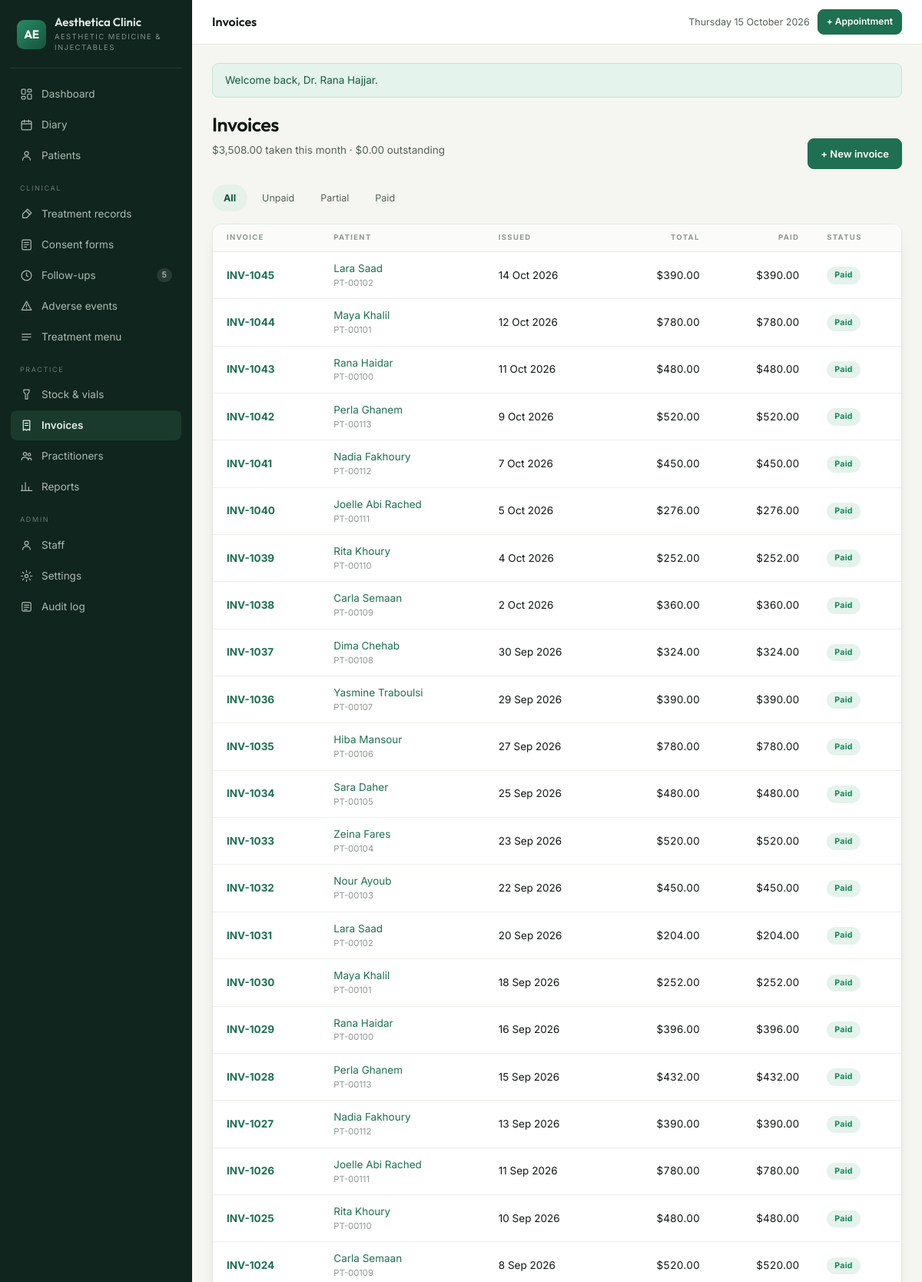
The page /invoices (signed in, upper part) on the database its author committed.
### tables this page shows
CREATE TABLE `invoices` (
  `id` int(10) unsigned NOT NULL AUTO_INCREMENT,
  `number` varchar(20) NOT NULL,
  `patient_id` int(10) unsigned NOT NULL,
  `appointment_id` int(10) unsigned DEFAULT NULL,
  `issued_at` datetime NOT NULL DEFAULT current_timestamp(),
  `subtotal` decimal(10,2) NOT NULL DEFAULT 0.00,
  `discount` decimal(10,2) NOT NULL DEFAULT 0.00,
  `total` decimal(10,2) NOT NULL DEFAULT 0.00,
  `amount_paid` decimal(10,2) NOT NULL DEFAULT 0.00,
  `status` enum('unpaid','partial','paid','void') NOT NULL DEFAULT 'unpaid',
  `created_by` int(10) unsigned DEFAULT NULL,
  PRIMARY KEY (`id`),
  UNIQUE KEY `uq_invoice_number` (`number`),
  KEY `ix_invoice_patient` (`patient_id`),
  KEY `ix_invoice_issued` (`issued_at`),
  KEY `fk_inv_appt` (`appointment_id`),
  KEY `fk_inv_user` (`created_by`),
  CONSTRAINT `fk_inv_appt` FOREIGN KEY (`appointment_id`) REFERENCES `appointments` (`id`) ON DELETE SET NULL,
  CONSTRAINT `fk_inv_patient` FOREIGN KEY (`patient_id`) REFERENCES `patients` (`id`) ON DELETE CASCADE,
  CONSTRAINT `fk_inv_user` FOREIGN KEY (`created_by`) REFERENCES `users` (`id`) ON DELETE SET NULL
);

CREATE TABLE `patients` (
  `id` int(10) unsigned NOT NULL AUTO_INCREMENT,
  `code` varchar(20) NOT NULL COMMENT 'human reference, e.g. PT-00142',
  `full_name` varchar(140) NOT NULL,
  `date_of_birth` date DEFAULT NULL,
  `gender` enum('female','male','other') DEFAULT NULL,
  `phone` varchar(40) NOT NULL,
  `email` varchar(160) DEFAULT NULL,
  `address` varchar(255) DEFAULT NULL,
  `source` enum('instagram','referral','walk_in','google','facebook','other') NOT NULL DEFAULT 'other',
  `notes` text DEFAULT NULL,
  `created_by` int(10) unsigned DEFAULT NULL,
  `created_at` datetime NOT NULL DEFAULT current_timestamp(),
  `updated_at` datetime NOT NULL DEFAULT current_timestamp() ON UPDATE current_timestamp(),
  PRIMARY KEY (`id`),
  UNIQUE KEY `uq_patients_code` (`code`),
  KEY `ix_patients_name` (`full_name`),
  KEY `ix_patients_phone` (`phone`),
  KEY `fk_patients_user` (`created_by`),
  CONSTRAINT `fk_patients_user` FOREIGN KEY (`created_by`) REFERENCES `users` (`id`) ON DELETE SET NULL
);

### app/Core/View.php (called while the page is built, shortened)
<?php
final class View
{
    private static string $base = '';
    public static function setBase(string $base): void
    {
        self::$base = rtrim($base, '/');
    }
    public static function url(string $path = '/'): string
    {
        return self::$base . '/' . ltrim($path, '/');
    }
    public static function render(string $template, array $data = []): void
    {
        $content = self::capture($template, $data);
    }
    public static function capture(string $template, array $data = []): string
    {
        extract($data, EXTR_SKIP);
        require __DIR__ . "/../Views/$template.php";
        return (string) ob_get_clean();
    }
}

### app/Core/Controller.php (called while the page is built, shortened)
<?php
abstract class Controller
{
    protected function view(string $template, array $data = []): void
    {
        View::render($template, $data);
    }
    protected function query(string $key, ?string $default = null): ?string
    {
        $v = $_GET[$key] ?? $default;
        return is_string($v) ? trim($v) : $default;
    }
}

### app/Controllers/InvoiceController.php (called while the page is built, shortened)
<?php
final class InvoiceController extends Controller
{
    public function index(): void
    {
        $status = $this->query('status', '');
        $where = '';
        $params = [];
        $this->view('invoices/index', [
            'title'  => 'Invoices',
            'status' => $status,
            'invoices' => DB::all(
                "SELECT i.*, p.full_name AS patient_name, p.code
                   FROM invoices i JOIN patients p ON p.id = i.patient_id
                   $where
                  ORDER BY i.issued_at DESC LIMIT 150", $params
            ),
            'totals' => [
                'outstanding' => (float) DB::value(
                    "SELECT COALESCE(SUM(total - amount_paid),0) FROM invoices WHERE status IN ('unpaid','partial')"
                ),
                'month' => (float) DB::value(
                    'SELECT COALESCE(SUM(amount),0) FROM payments WHERE paid_at >= ?', [date('Y-m-01 00:00:00')]
                ),
            ],
        ]);
    }
}

### public/index.php (called while the page is built, shortened)
<?php
require __DIR__ . '/../app/Core/View.php';
require __DIR__ . '/../app/helpers.php';
$config = require __DIR__ . '/../config/config.php';
date_default_timezone_set($config['app']['timezone']);
$uri = $_SERVER['REQUEST_URI'] ?? '/';
$router = new Router();
try {
    $router->dispatch($_SERVER['REQUEST_METHOD'] ?? 'GET', $uri ?: '/');
} catch (Throwable $e) {
    http_response_code(500);
    if ($config['app']['debug']) {
        echo '<pre style="padding:20px;font:13px/1.6 monospace">'
            . htmlspecialchars($e->getMessage() . "\n\n" . $e->getTraceAsString()) . '</pre>';
    } else {
        View::render('errors/500', ['title' => 'Something went wrong']);
    }
}

### app/Core/Database.php (called while the page is built, shortened)
<?php
final class Database
{
    private static ?PDO $pdo = null;
    public static function connect(array $cfg): void
    {
        $dsn = "mysql:host={$cfg['host']};dbname={$cfg['name']};charset={$cfg['charset']}";
        self::$pdo = new PDO($dsn, $cfg['user'], $cfg['pass'], [
            PDO::ATTR_ERRMODE            => PDO::ERRMODE_EXCEPTION,
            PDO::ATTR_DEFAULT_FETCH_MODE => PDO::FETCH_ASSOC,
            PDO::ATTR_EMULATE_PREPARES   => false,
        ]);
    }
    public static function pdo(): PDO
    {
        return self::$pdo;
    }
    public static function run(string $sql, array $params = []): PDOStatement
    {
        $stmt = self::pdo()->prepare($sql);
        $stmt->execute($params);
        return $stmt;
    }
    public static function all(string $sql, array $params = []): array
    {
        return self::run($sql, $params)->fetchAll();
    }
}

### app/helpers.php (called while the page is built, shortened)
<?php
if (!function_exists('e')) {
    function e(mixed $value): string
    {
        return htmlspecialchars((string) $value, ENT_QUOTES | ENT_SUBSTITUTE, 'UTF-8');
    }
}
if (!function_exists('url')) {
    function url(string $path = '/'): string
    {
        return View::url($path);
    }
}
if (!function_exists('money')) {
    function money(float|string|null $amount, bool $symbol = true): string
    {
        $v = number_format((float) $amount, 2);
        return $symbol ? setting('currency_symbol', '$') . $v : $v;
    }
}
if (!function_exists('d')) {
    function d(?string $value, string $format = 'j M Y'): string
    {
        return $value ? date($format, strtotime($value)) : '—';
    }
}
if (!function_exists('setting')) {
    function setting(string $key, string $default = ''): string
    {
        static $cache = null;
        if ($cache === null) {
            try {
                $cache = array_column(DB::all('SELECT `key`, `value` FROM settings'), 'value', 'key');
            } catch (Throwable) {
                $cache = [];
            }
        }
        return $cache[$key] ?? $default;
    }
}
if (!function_exists('statusClass')) {
    function statusClass(string $status): string
    {
        return match ($status) {
            'completed' => 'ok',
            'in_room'   => 'live',
            'arrived'   => 'live',
            'confirmed' => 'info',
            'booked'    => 'muted',
            'no_show'   => 'bad',
            'cancelled' => 'bad',
            'paid'      => 'ok',
            'partial'   => 'warn',
            'unpaid'    => 'bad',
            'void'      => 'muted',
            'pending'   => 'warn',
            'done'      => 'ok',
            'dismissed' => 'muted',
            'mild'      => 'info',
            'moderate'  => 'warn',
            'severe'    => 'bad',
            default     => 'muted',
        };
    }
}
if (!function_exists('label')) {
    function label(string $value): string
    {
        return ucfirst(str_replace('_', ' ', $value));
    }
}

### app/Core/Auth.php (called while the page is built, shortened)
<?php
final class Auth
{
    public static function can(string $permission): bool
    {
        return in_array($permission, $_SESSION['permissions'] ?? [], true);
    }
}

### app/Views/invoices/index.php (the view, shortened to what this page needs)
<div class="ph">
  <div><h1>Invoices</h1><p class="lead"><?= money($totals['month']) ?> taken this month ·
    <?= money($totals['outstanding']) ?> outstanding</p></div>
  <?php if (Auth::can('billing.manage')): ?>
    <div class="actions"><a class="btn" href="<?= url('/invoices/create') ?>">+ New invoice</a></div>
  <?php endif; ?>
</div>
<div class="tabs">
  <a class="<?= $status === '' ? 'on' : '' ?>" href="<?= url('/invoices') ?>">All</a>
  <a class="<?= $status === 'unpaid' ? 'on' : '' ?>" href="<?= url('/invoices?status=unpaid') ?>">Unpaid</a>
  <a class="<?= $status === 'partial' ? 'on' : '' ?>" href="<?= url('/invoices?status=partial') ?>">Partial</a>
  <a class="<?= $status === 'paid' ? 'on' : '' ?>" href="<?= url('/invoices?status=paid') ?>">Paid</a>
</div>
<div class="card"><div class="tw">
  <table>
    <thead><tr><th>Invoice</th><th>Patient</th><th>Issued</th><th class="num">Total</th>
      <th class="num">Paid</th><th>Status</th></tr></thead>
    <tbody>
    <?php foreach ($invoices as $i): ?>
      <tr>
        <td><a href="<?= url('/invoices/' . $i['id']) ?>"><strong><?= e($i['number']) ?></strong></a></td>
        <td><a href="<?= url('/patients/' . $i['patient_id']) ?>"><?= e($i['patient_name']) ?></a>
          <small style="display:block;color:var(--faint)"><?= e($i['code']) ?></small></td>
        <td><?= d($i['issued_at']) ?></td>
        <td class="num"><?= money($i['total']) ?></td>
        <td class="num"><?= money($i['amount_paid']) ?></td>
        <td><span class="pill <?= statusClass($i['status']) ?>"><?= e(label($i['status'])) ?></span></td>
      </tr>
    <?php endforeach; ?>
    </tbody>
  </table>
</div></div>

### app/Core/Router.php (shortened to what this page needs)
<?php
final class Router
{
    private array $routes = ['GET' => [], 'POST' => []];
    private function add(string $method, string $pattern, string $handler, ?string $permission): void
    {
        $regex = '#^' . preg_replace('#\{[a-z_]+\}#', '([0-9]+)', rtrim($pattern, '/')) . '/?$#';
        [$controller, $action] = explode('@', $handler);
        $this->routes[$method][] = [$regex, $controller, $action, $permission];
    }
    public function dispatch(string $method, string $uri): void
    {
        $path = '/' . trim(parse_url($uri, PHP_URL_PATH) ?: '/', '/');
        foreach ($this->routes[$method] ?? [] as [$regex, $controller, $action, $permission]) {
            if (!preg_match($regex, $path, $m)) {
                continue;
            }
            array_shift($m);
            (new $class())->{$action}(...array_map('intval', $m));
            return;
        }
    }
}

### public/assets/css/app.css (style rules this page uses)
:root { --bg:#f5f6f2; --panel:#ffffff; --side:#10251d; --side-2:#1b3a2e; --sidefg:#e3eee8; --fg:#101713; --muted:#566158; --faint:#8e9890; --line:#e5e8e1; --line-soft:#eef0ea; --a1:#1f6f52; --a2:#14543c; --aink:#ffffff; --soft:#e6f1ea; --warn:#9a6a08; --warn-bg:#fdf3e0; --bad:#a4302a; --bad-bg:#fbecea; --ok:#17865a; --ok-bg:#e4f3ec; --info:#1d5f7a; --info-bg:#e6f1f6; --radius:8px; --radius-lg:12px; --shadow:0 1px 2px rgba(16,23,19,.05), 0 8px 24px -16px rgba(16,23,19,.25); --sans:'Inter',-apple-system,BlinkMacSystemFont,'Segoe UI',Roboto,sans-serif; --display:'Outfit','Inter',sans-serif; }
*,*::before,*::after { box-sizing:border-box }
body { margin:0;background:var(--bg);color:var(--fg);font-family:var(--sans); font-size:14px;line-height:1.55;-webkit-font-smoothing:antialiased }
a { color:var(--a1);text-decoration:none }
h1,h2,h3,h4 { font-family:var(--display);font-weight:600;letter-spacing:-.02em;margin:0 }
.ph { display:flex;flex-wrap:wrap;gap:14px;align-items:flex-end;justify-content:space-between; margin-bottom:20px }
.ph h1 { font-size:25px }
.ph .lead { color:var(--muted);font-size:13.5px;margin-top:4px }
.ph .actions { display:flex;gap:8px;flex-wrap:wrap }
.btn { display:inline-flex;align-items:center;gap:7px;background:var(--a1);color:var(--aink); border:1px solid var(--a1);border-radius:var(--radius);padding:9px 16px;font-size:13px; font-weight:600;cursor:pointer;font-family:var(--sans);text-decoration:none;white-space:nowrap }
.card { background:var(--panel);border:1px solid var(--line);border-radius:var(--radius-lg); box-shadow:var(--shadow);overflow:hidden }
.tw { overflow-x:auto }
table { width:100%;border-collapse:collapse }
th { text-align:left;font-size:9.5px;letter-spacing:.14em;text-transform:uppercase;color:var(--faint); font-weight:700;padding:10px 18px;border-bottom:1px solid var(--line);white-space:nowrap; background:#fbfcfa }
td { padding:11px 18px;border-bottom:1px solid var(--line-soft);vertical-align:middle;font-size:13.5px }
td.num,th.num { text-align:right;font-variant-numeric:tabular-nums }
.pill { display:inline-block;padding:3px 10px;border-radius:99px;font-size:10.5px;font-weight:700; letter-spacing:.03em;white-space:nowrap }
.pill.ok { background:var(--ok-bg);color:var(--ok) }
.tabs { display:flex;gap:4px;flex-wrap:wrap;margin-bottom:16px }
.tabs a { padding:7px 14px;border-radius:99px;font-size:12.5px;color:var(--muted); border:1px solid transparent }
.tabs a.on { background:var(--soft);color:var(--a2);font-weight:700;text-decoration:none }

### rows shown on the page
invoices: number "INV-1045", patient.full_name "Lara Saad", patient.code "PT-00102", issued_at "14 Oct 2026", total "$390.00", amount_paid "$390.00", status "Paid"
invoices: number "INV-1044", patient.full_name "Maya Khalil", patient.code "PT-00101", issued_at "12 Oct 2026", total "$780.00", amount_paid "$780.00", status "Paid"
invoices: number "INV-1043", patient.full_name "Rana Haidar", patient.code "PT-00100", issued_at "11 Oct 2026", total "$480.00", amount_paid "$480.00", status "Paid"
invoices: number "INV-1042", patient.full_name "Perla Ghanem", patient.code "PT-00113", issued_at "9 Oct 2026", total "$520.00", amount_paid "$520.00", status "Paid"
invoices: number "INV-1041", patient.full_name "Nadia Fakhoury", patient.code "PT-00112", issued_at "7 Oct 2026", total "$450.00", amount_paid "$450.00", status "Paid"
invoices: number "INV-1040", patient.full_name "Joelle Abi Rached", patient.code "PT-00111", issued_at "5 Oct 2026", total "$276.00", amount_paid "$276.00", status "Paid"
invoices: number "INV-1039", patient.full_name "Rita Khoury", patient.code "PT-00110", issued_at "4 Oct 2026", total "$252.00", amount_paid "$252.00", status "Paid"
invoices: number "INV-1038", patient.full_name "Carla Semaan", patient.code "PT-00109", issued_at "2 Oct 2026", total "$360.00", amount_paid "$360.00", status "Paid"
invoices: number "INV-1037", patient.full_name "Dima Chehab", patient.code "PT-00108", issued_at "30 Sep 2026", total "$324.00", amount_paid "$324.00", status "Paid"
invoices: number "INV-1036", patient.full_name "Yasmine Traboulsi", patient.code "PT-00107", issued_at "29 Sep 2026", total "$390.00", amount_paid "$390.00", status "Paid"
invoices: number "INV-1035", patient.full_name "Hiba Mansour", patient.code "PT-00106", issued_at "27 Sep 2026", total "$780.00", amount_paid "$780.00", status "Paid"
invoices: number "INV-1034", patient.full_name "Sara Daher", patient.code "PT-00105", issued_at "25 Sep 2026", total "$480.00", amount_paid "$480.00", status "Paid"
invoices: number "INV-1033", patient.full_name "Zeina Fares", patient.code "PT-00104", issued_at "23 Sep 2026", total "$520.00", amount_paid "$520.00", status "Paid"
invoices: number "INV-1032", patient.full_name "Nour Ayoub", patient.code "PT-00103", issued_at "22 Sep 2026", total "$450.00", amount_paid "$450.00", status "Paid"
invoices: number "INV-1031", patient.full_name "Lara Saad", patient.code "PT-00102", issued_at "20 Sep 2026", total "$204.00", amount_paid "$204.00", status "Paid"
invoices: number "INV-1030", patient.full_name "Maya Khalil", patient.code "PT-00101", issued_at "18 Sep 2026", total "$252.00", amount_paid "$252.00", status "Paid"
invoices: number "INV-1029", patient.full_name "Rana Haidar", patient.code "PT-00100", issued_at "16 Sep 2026", total "$396.00", amount_paid "$396.00", status "Paid"
invoices: number "INV-1028", patient.full_name "Perla Ghanem", patient.code "PT-00113", issued_at "15 Sep 2026", total "$432.00", amount_paid "$432.00", status "Paid"
invoices: number "INV-1027", patient.full_name "Nadia Fakhoury", patient.code "PT-00112", issued_at "13 Sep 2026", total "$390.00", amount_paid "$390.00", status "Paid"
invoices: number "INV-1026", patient.full_name "Joelle Abi Rached", patient.code "PT-00111", issued_at "11 Sep 2026", total "$780.00", amount_paid "$780.00", status "Paid"
invoices: number "INV-1025", patient.full_name "Rita Khoury", patient.code "PT-00110", issued_at "10 Sep 2026", total "$480.00", amount_paid "$480.00", status "Paid"
invoices: number "INV-1024", patient.full_name "Carla Semaan", patient.code "PT-00109", issued_at "8 Sep 2026", total "$520.00", amount_paid "$520.00", status "Paid"

### other values the page prints
setting('clinic_name', 'Aesthetica') "Aesthetica Clinic"
setting('clinic_tagline', 'Clinic Suite') "AESTHETIC MEDICINE & INJECTABLES"
$due "5"
$f['message'] "Welcome back, Dr. Rana Hajjar."
money($totals['month']) "$3,508.00"
money($totals['outstanding']) "$0.00"
